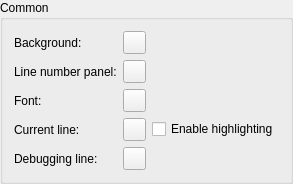
        <widget class="QGroupBox" name="groupBox_4">
         <property name="title">
          <string>Common</string>
         </property>
         <layout class="QGridLayout" name="gridLayout">
          <item row="0" column="0">
           <layout class="QGridLayout" name="gridLayout_7">
            <property name="sizeConstraint">
             <enum>QLayout::SetFixedSize</enum>
            </property>
            <item row="2" column="0">
             <widget class="QLabel" name="fontLabel_4">
              <property name="text">
               <string>Font:</string>
              </property>
             </widget>
            </item>
            <item row="2" column="1">
             <widget class="QPushButton" name="fontColorButton_2">
              <property name="sizePolicy">
               <sizepolicy hsizetype="Fixed" vsizetype="Fixed">
                <horstretch>0</horstretch>
                <verstretch>0</verstretch>
               </sizepolicy>
              </property>
              <property name="minimumSize">
               <size>
                <width>23</width>
                <height>23</height>
               </size>
              </property>
              <property name="maximumSize">
               <size>
                <width>23</width>
                <height>23</height>
               </size>
              </property>
              <property name="baseSize">
               <size>
                <width>0</width>
                <height>0</height>
               </size>
              </property>
              <property name="focusPolicy">
               <enum>Qt::NoFocus</enum>
              </property>
              <property name="text">
               <string/>
              </property>
              <property name="autoDefault">
               <bool>false</bool>
              </property>
              <property name="default">
               <bool>false</bool>
              </property>
              <property name="flat">
               <bool>false</bool>
              </property>
             </widget>
            </item>
            <item row="3" column="2">
             <widget class="QCheckBox" name="currentLineCheckBox_2">
              <property name="text">
               <string>Enable highlighting</string>
              </property>
             </widget>
            </item>
            <item row="4" column="1">
             <widget class="QPushButton" name="debugLineColorButton_2">
              <property name="sizePolicy">
               <sizepolicy hsizetype="Fixed" vsizetype="Fixed">
                <horstretch>0</horstretch>
                <verstretch>0</verstretch>
               </sizepolicy>
              </property>
              <property name="minimumSize">
               <size>
                <width>23</width>
                <height>23</height>
               </size>
              </property>
              <property name="maximumSize">
               <size>
                <width>23</width>
                <height>23</height>
               </size>
              </property>
              <property name="baseSize">
               <size>
                <width>0</width>
                <height>0</height>
               </size>
              </property>
              <property name="focusPolicy">
               <enum>Qt::NoFocus</enum>
              </property>
              <property name="text">
               <string/>
              </property>
              <property name="autoDefault">
               <bool>false</bool>
              </property>
              <property name="default">
               <bool>false</bool>
              </property>
              <property name="flat">
               <bool>false</bool>
              </property>
             </widget>
            </item>
            <item row="3" column="0">
             <widget class="QLabel" name="currentLineLabel_2">
              <property name="text">
               <string>Current line:</string>
              </property>
             </widget>
            </item>
            <item row="4" column="0">
             <widget class="QLabel" name="debugLineLabel_2">
              <property name="text">
               <string>Debugging line:</string>
              </property>
             </widget>
            </item>
            <item row="3" column="1">
             <widget class="QPushButton" name="currentLineColorButton_2">
              <property name="sizePolicy">
               <sizepolicy hsizetype="Fixed" vsizetype="Fixed">
                <horstretch>0</horstretch>
                <verstretch>0</verstretch>
               </sizepolicy>
              </property>
              <property name="minimumSize">
               <size>
                <width>23</width>
                <height>23</height>
               </size>
              </property>
              <property name="maximumSize">
               <size>
                <width>23</width>
                <height>23</height>
               </size>
              </property>
              <property name="baseSize">
               <size>
                <width>0</width>
                <height>0</height>
               </size>
              </property>
              <property name="focusPolicy">
               <enum>Qt::NoFocus</enum>
              </property>
              <property name="text">
               <string/>
              </property>
              <property name="autoDefault">
               <bool>false</bool>
              </property>
              <property name="default">
               <bool>false</bool>
              </property>
              <property name="flat">
               <bool>false</bool>
              </property>
             </widget>
            </item>
            <item row="0" column="0">
             <widget class="QLabel" name="backgroundLabel_2">
              <property name="text">
               <string>Background:</string>
              </property>
             </widget>
            </item>
            <item row="0" column="1">
             <widget class="QPushButton" name="backgroundColorButton_2">
              <property name="sizePolicy">
               <sizepolicy hsizetype="Fixed" vsizetype="Fixed">
                <horstretch>0</horstretch>
                <verstretch>0</verstretch>
               </sizepolicy>
              </property>
              <property name="minimumSize">
               <size>
                <width>23</width>
                <height>23</height>
               </size>
              </property>
              <property name="maximumSize">
               <size>
                <width>23</width>
                <height>23</height>
               </size>
              </property>
              <property name="baseSize">
               <size>
                <width>0</width>
                <height>0</height>
               </size>
              </property>
              <property name="focusPolicy">
               <enum>Qt::NoFocus</enum>
              </property>
              <property name="text">
               <string/>
              </property>
              <property name="autoDefault">
               <bool>false</bool>
              </property>
              <property name="default">
               <bool>false</bool>
              </property>
              <property name="flat">
               <bool>false</bool>
              </property>
             </widget>
            </item>
            <item row="1" column="0">
             <widget class="QLabel" name="lineNumberPanelLabel_2">
              <property name="text">
               <string>Line number panel:</string>
              </property>
             </widget>
            </item>
            <item row="1" column="1">
             <widget class="QPushButton" name="lineNumberPanelColorButton_2">
              <property name="sizePolicy">
               <sizepolicy hsizetype="Fixed" vsizetype="Fixed">
                <horstretch>0</horstretch>
                <verstretch>0</verstretch>
               </sizepolicy>
              </property>
              <property name="minimumSize">
               <size>
                <width>23</width>
                <height>23</height>
               </size>
              </property>
              <property name="maximumSize">
               <size>
                <width>23</width>
                <height>23</height>
               </size>
              </property>
              <property name="baseSize">
               <size>
                <width>0</width>
                <height>0</height>
               </size>
              </property>
              <property name="focusPolicy">
               <enum>Qt::NoFocus</enum>
              </property>
              <property name="text">
               <string/>
              </property>
              <property name="autoDefault">
               <bool>false</bool>
              </property>
              <property name="default">
               <bool>false</bool>
              </property>
              <property name="flat">
               <bool>false</bool>
              </property>
             </widget>
            </item>
           </layout>
          </item>
         </layout>
        </widget>
